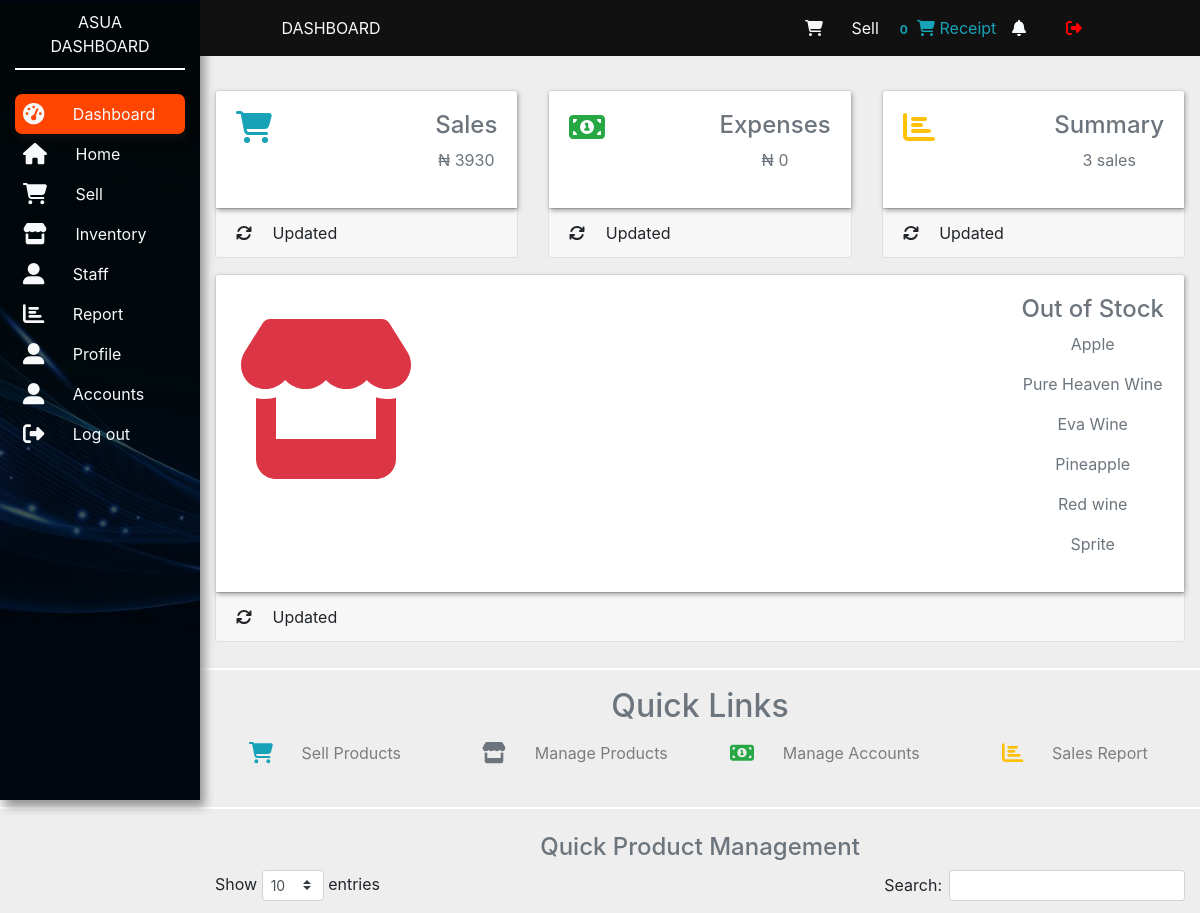
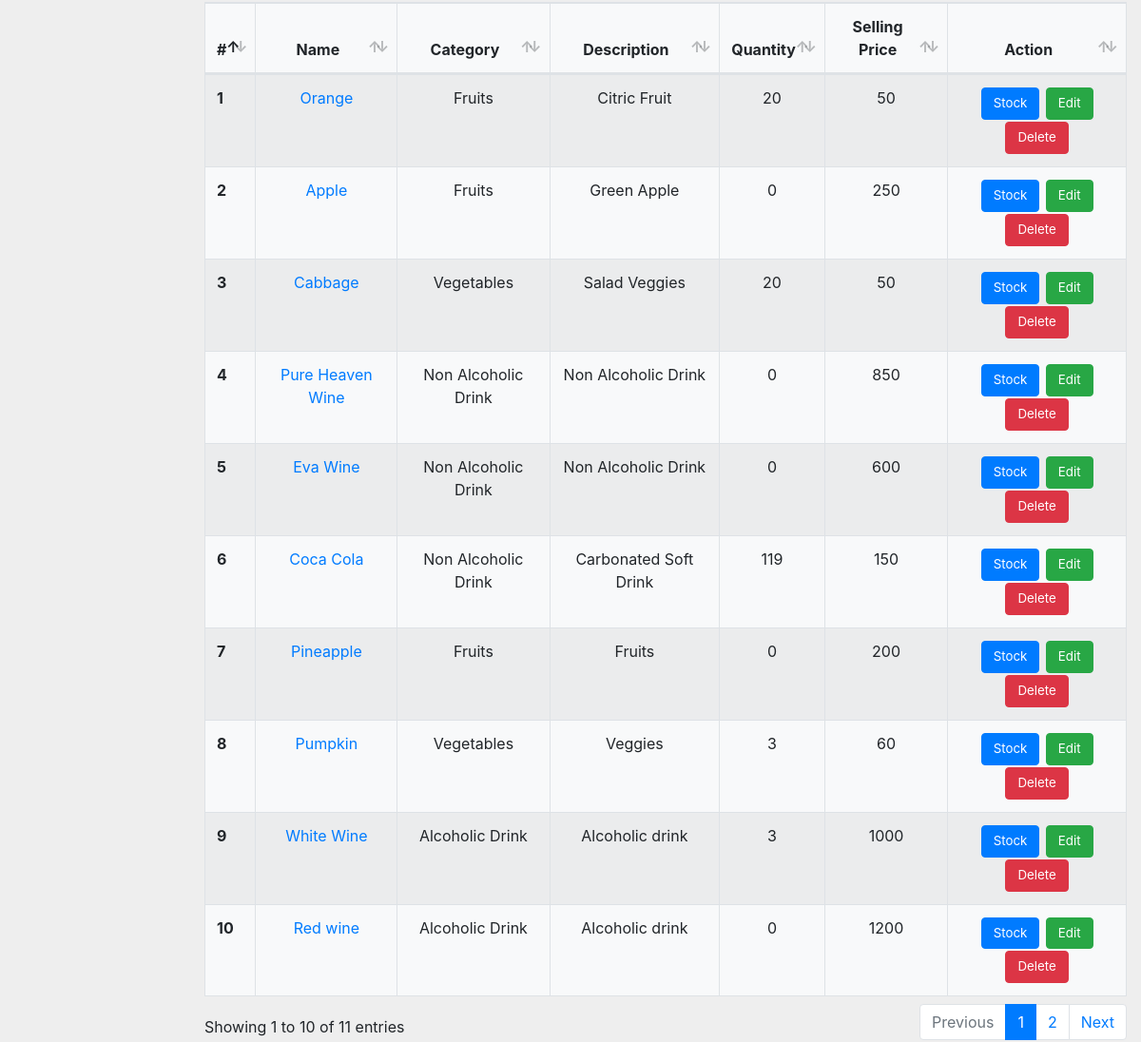
Page /dashboard/ on the earlier database version (2 pictures, top to bottom).
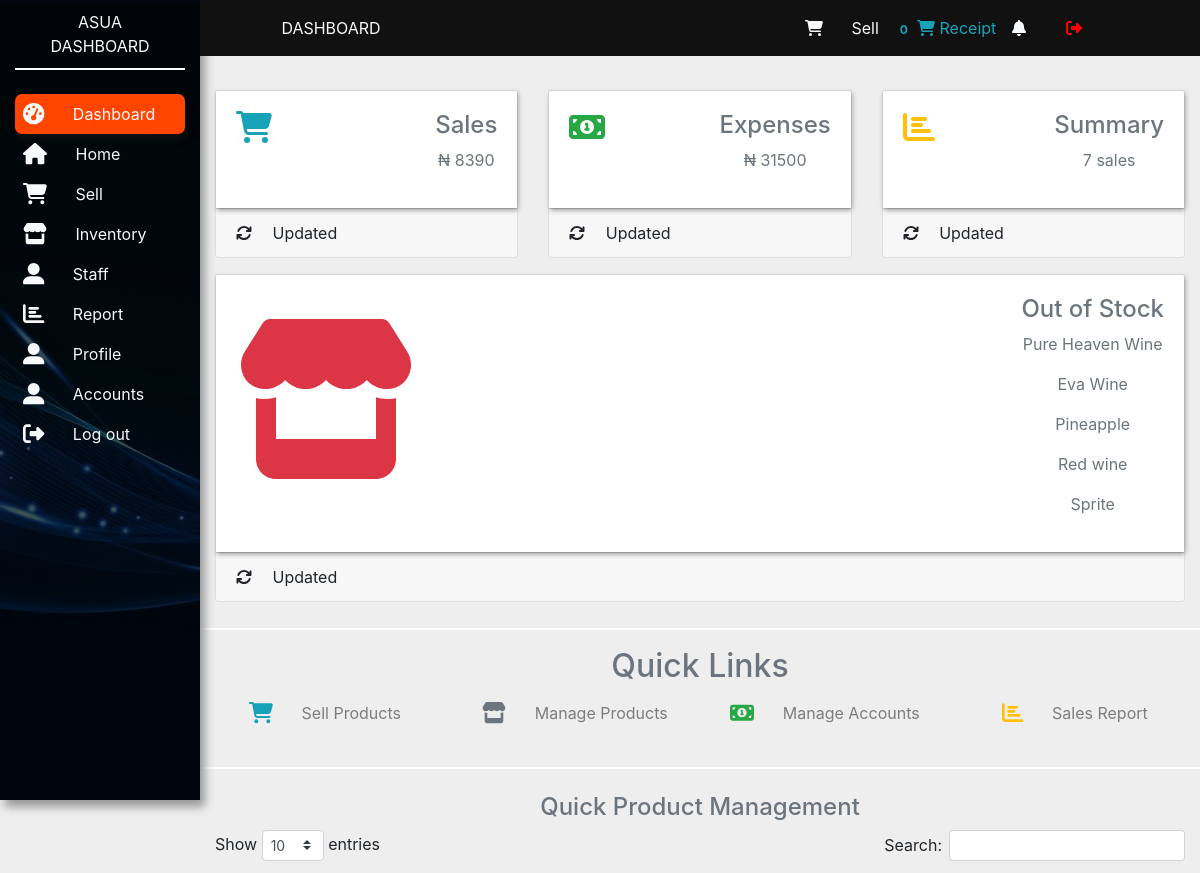
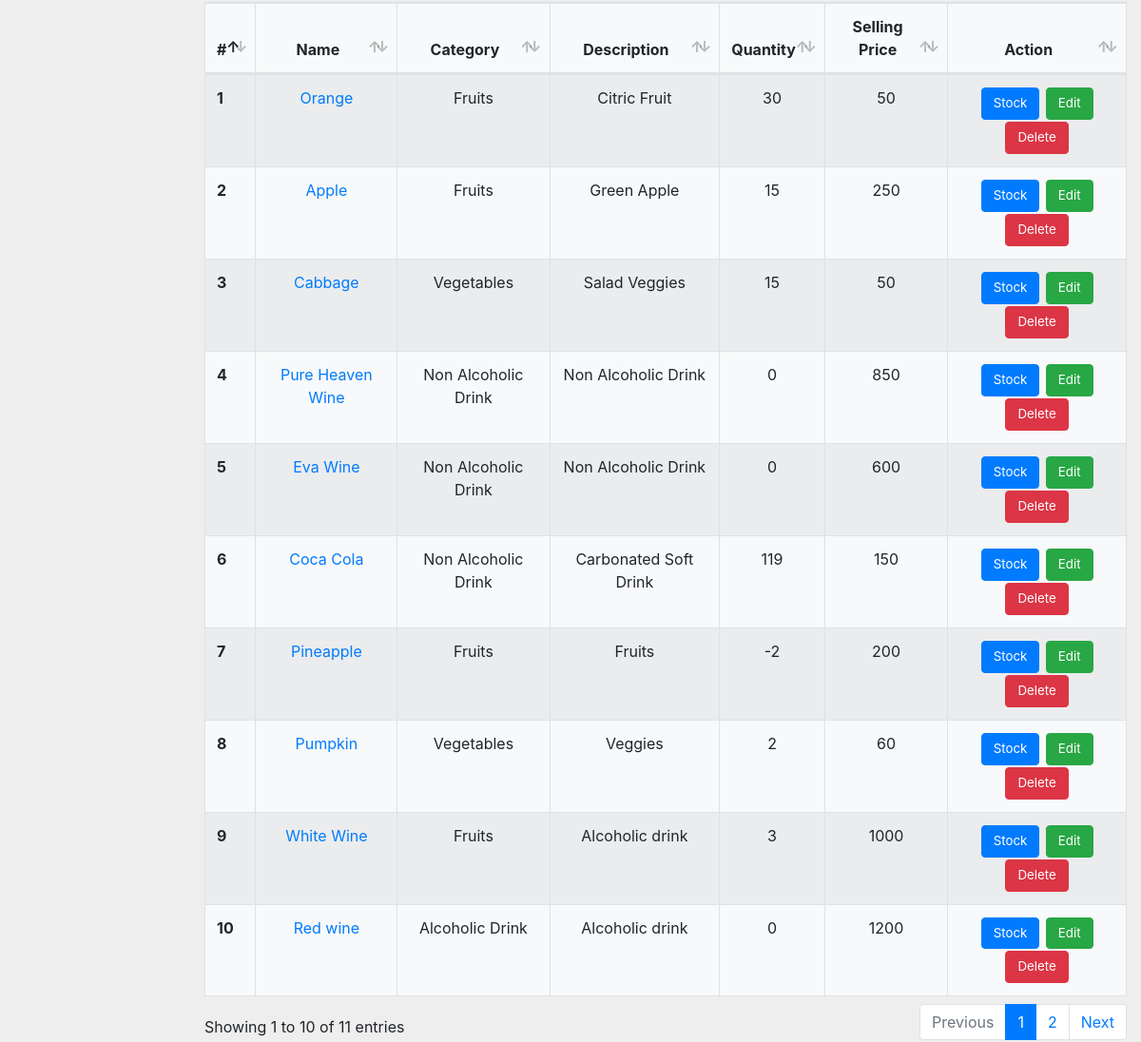
Same page on the later database version (2 pictures, top to bottom).
### pointofsale/models.py (models this page shows, shortened)
class Product(models.Model):
    name = models.CharField(max_length=100)
    description = models.CharField(max_length=100)
    category = models.ForeignKey(Category, on_delete=models.CASCADE)
    quantity = models.IntegerField(default=0)
    cost_price = models.IntegerField(default=0)
    total_cost_price = models.IntegerField(default=0)
    selling_price = models.IntegerField(default=0)
    discount_price = models.IntegerField(default=0)
    image_field = models.ImageField(default='default.jpg')
    date_created = models.DateTimeField(default=timezone.now)
    staff = models.ForeignKey(User,editable=False,null=True,blank=True, on_delete=models.CASCADE)
    def get_absolute_url(self):
        return reverse('pointofsale-product-details', kwargs={'pk': self.pk})

class Category(models.Model):
    name = models.CharField(max_length=100)
    def __str__(self):
        return self.name

### pointofsale/views.py (the view)
# urls.py: path('dashboard/', views.dashboard, name='pointofsale-dashboard'),
def dashboard(request):
    products = Product.objects.all()
    total_sales = Purchase.objects.aggregate(Sum('total_amount'))['total_amount__sum']
    total_expenses = Product.objects.aggregate(Sum('total_cost_price'))['total_cost_price__sum']
    purchase_number = Purchase.objects.all().count()
    category_form = AddCategoryForm()
    product_form = AddProductForm()
    update_form = UpdateProductForm()
    context = {
        'category_form': category_form,
        'product_form': product_form,
        'update_form': update_form,
        'products': products,
        'purchase_number': purchase_number,
        'total_sales': total_sales,
        'total_expenses': total_expenses,
        }
    return render(request, 'pointofsale/dashboard.html', context)

### pointofsale/forms.py
class AddCategoryForm(forms.ModelForm):
    class Meta:
        model = Category
        fields = '__all__'

class AddProductForm(forms.ModelForm):
    class Meta:
        model = Product
        fields = ['name',  'category', 'description', 'selling_price', 'image_field']
    def __init__(self, *args, **kwargs):
        super(AddProductForm, self).__init__(*args, **kwargs)
        self.fields['category'].empty_label = 'Select Category'
        self.fields['image_field'].label = 'Images (Must Upload image)'

### pointofsale/templatetags/cart_template_tags.py (called while the page is built)
@register.filter
def cart_item_count(user):
    if user.is_authenticated:
        qs = Purchase.objects.filter(user=user, purchased=False)
        if qs.exists():
            return qs[0].product.count()
    return 0

### pointofsale/templates/pointofsale/dashboard.html (shortened to what the changed rows need)
{% load static %}
{% load crispy_forms_tags %}
{% load cart_template_tags %}
<!DOCTYPE html>
<html lang="en">
<head>
    <link rel="stylesheet" href="{% static 'pointofsale/css/all.min.css' %}">
    <link rel="stylesheet" href="{% static 'pointofsale/css/bootstrap.min.css' %}">
    <link rel="stylesheet" href="{% static 'pointofsale/css/mainapp.css' %}">
    <link rel="stylesheet" type="text/css" href="{% static 'pointofsale/css/dataTables.bootstrap4.min.css' %}"/>
    <link rel="stylesheet" type="text/css" href="{% static 'pointofsale/css/select.bootstrap4.min.css' %}"/>
</head>
<body>
<section>
    <div class="container-fluid brand-name">
        <div class="row mt-4">
            <div class="col-lg-9 col-md-8 col-xl-10 ml-auto">
                <div class="row pt-3 mt-4">
                    <div class="col-xl-4 col-lg-4 col-sm-6 mb-3">
                        <div class="card my-card">
                            <div class="card-body d-flex justify-content-between">
                                <div>
                                    <h4 class='text-muted'>Sales</h4>
                                    <p class='text-muted text-center'>&#x20A6;  {{ total_sales }}</p>
                                </div>
                            </div>
                        </div>
                    </div>
                    <div class="col-xl-4 col-lg-4 col-sm-6 mb-3">
                        <div class="card my-card">
                            <div class="card-body d-flex justify-content-between">
                                <div>
                                    <h4 class='text-muted'>Expenses</h4>
                                    <p class='text-muted text-center'>&#x20A6; {{ total_expenses }}</p>
                                </div>
                            </div>
                        </div>
                    </div>
                    <div class="col-xl-4 col-lg-4 col-sm-6 mb-3">
                        <div class="card my-card">
                            <div class="card-body d-flex justify-content-between">
                                <div>
                                    <h4 class='text-muted'>Summary</h4>
                                    <p class='text-muted text-center'>{{ purchase_number }} sales</p>
                                </div>
                            </div>
                        </div>
                    </div>
                    <div class="col-xl-12 col-lg-12 col-sm-12 mb-3">
                        <div class="card my-card">
                            <div class="card-body d-flex justify-content-between">
                                <div>
                                    <h4 class='text-muted'>Out of Stock</h4>
                                    {% for product in products %}
                                    {% if product.quantity <= 0 %}
                                    <p class='text-muted text-center'>{{product.name}}</p>
                                    {% endif %}
                                    {% endfor %}
                                </div>
                            </div>
                        </div>
                    </div>
                </div>
            </div>
        </div>
    </div>
</section>
<section>
    <div class="container-fluid brand-name">
        <div class="row mb-4">
            <div class="col-lg-9 col-md-8 col-xl-10 ml-auto">
                <div class="row">
                    <div class="col-12">
                        <h2 class='text-muted text-center'>Quick Links</h2>
                    </div>
                </div>
            </div>
        </div>
    </div>
</section>
<section>
    <div class="container-fluid">
        <div class="row mt-4">
            <div class="col-lg-9 col-md-8 col-xl-10 ml-auto">
                <div class="row">
                    <div class="col-12">
                        <table class="table table-striped table-bordered mydatatable bg-light">
                            <thead>
                            <tr>
                                <th scope="col" class="text-center">#</th>
                                <th scope="col" class="text-center"> Name</th>
                                <th scope="col" class="text-center">Category</th>
                                <th scope="col" class="text-center">Description</th>
                                <th scope="col" class="text-center">Quantity</th>
                                <th scope="col" class="text-center">Selling Price</th>
                                <th scope="col" class="text-center">Action</th>
                            </tr>
                            </thead>
                            <tbody>
                            <tr>
                                {% for  product in products %}
                                <th scope="row">{{ product.id }}</th>
                                <td class="text-center"><a href="{{ product.get_absolute_url }}" class="details">{{ product.name }}</a></td class="text-center">
                                <td class="text-center">{{ product.category }}</td class="text-center">
                                <td class="text-center">{{ product.description }}</td class="text-center">
                                <td class="text-center">{{ product.quantity }}</td class="text-center">
                                <td class="text-center">{{ product.selling_price }}</td class="text-center">
                                <td class="text-center">
                                    <span>
                                        <a href="/stock/{{ product.id }}" class='btn btn-primary inventory-button' data-toggle="modal" data-target="#stock-modal{{ product.id }}">Stock</a>
                                    </span>
                                    <span>
                                        <a href="/update/{{ product.id }}" class='btn btn-success inventory-button' data-toggle="modal" data-target="#edit-modal{{product.id}}">Edit</a>
                                    </span>
                                    <span>
                                        <a href="/delete/{{ product.id }}" class='btn btn-danger inventory-button' data-toggle="modal" data-target="#delete-modal{{ product.id }}">Delete</a>
                                    </span>
                                </td>
                            </tr>
                            {% endfor %}
                            </tbody>
                        </table>
                    </div>
                </div>
            </div>
        </div>
    </div>
</section>
</body>
</html>

Differences in the rows shown:
no longer on one of the page's lists (row edited): Product: name "Apple"
changed Product "Pineapple": quantity "0" → "-2"
changed Product "Orange": quantity "20" → "30"
changed Product "Apple": quantity "0" → "15"
changed Product "Cabbage": quantity "20" → "15"
changed Product "Pumpkin": quantity "3" → "2"
changed Product "White Wine": category "Alcoholic Drink" → "Fruits"
Other differences:
{{ total_sales }}: "3930" → "8390"
{{ total_expenses }}: "0" → "31500"
{{ purchase_number }}: "3" → "7"
